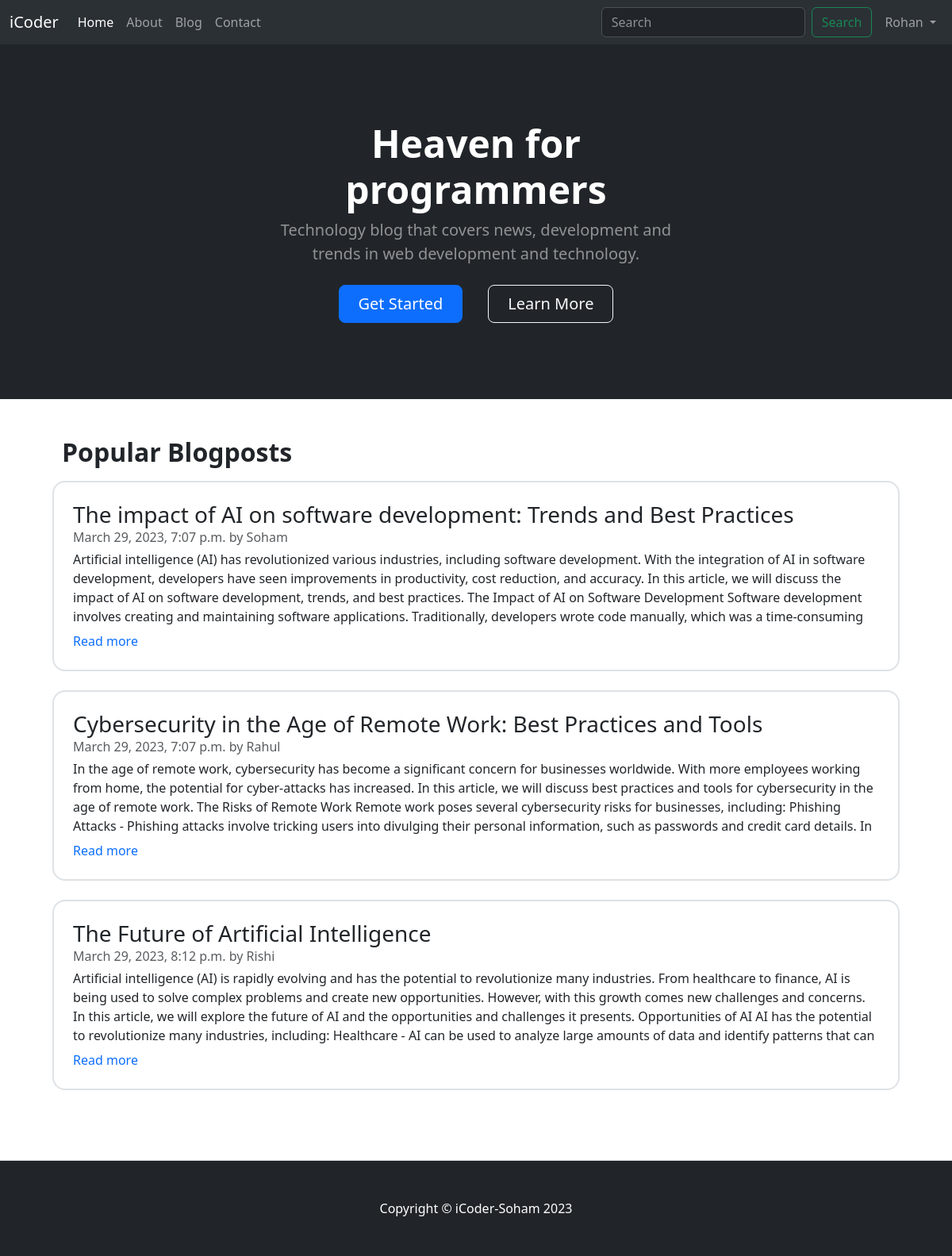
/ (signed in), run on the app's committed database.
### blog/models.py (models this page shows, shortened)
class Post(models.Model):
    sno = models.AutoField(primary_key=True)
    title = models.CharField(max_length=255)
    author = models.CharField(max_length=13)
    content = models.TextField()
    timestamp = models.DateTimeField(blank=True)
    slug = models.SlugField(null=True, max_length=255)
    def get_absolute_url(self):
        return reverse("post_detail", kwargs={"slug": self.slug})

### home/views.py (the view)
# urls.py: path("", views.home, name='home'),
def home(request):
    allPosts = Post.objects.all()[:3]
    context = {"allPosts": allPosts}
    return render(request, "home/home.html", context)

### templates/home/home.html (shortened to what this page needs)
{% extends '../base.html' %}
{% block body %}
<header class="bg-dark py-5">
    <div class="container px-5">
        <div class="row gx-5 justify-content-center">
            <div class="col-lg-6">
                <div class="text-center my-5">
                    <h1 class="display-5 fw-bolder text-white mb-2">Heaven for programmers</h1>
                    <p class="lead text-white-50 mb-4">Technology blog that covers news, development and trends in web
                        development and technology.</p>
                    <div class="d-grid gap-3 d-sm-flex justify-content-sm-center">
                        <a class="btn btn-primary btn-lg px-4 me-sm-3" href="/blog">Get Started</a>
                        <a class="btn btn-outline-light btn-lg px-4" href="/about">Learn More</a>
                    </div>
                </div>
            </div>
        </div>
    </div>
</header>
<section class="py-5 border-bottom" id="features">
    <div class="container px-5 md-2">
        <h2 class="fw-bolder">Popular Blogposts</h2>
        <div class="row my-3">
            {% for post in allPosts %}
            <div
                class="row g-0 border border-2 rounded-4 overflow-hidden flex-md-row mb-4 h-md-250 position-relative postcard">
                <div class="col p-4 d-flex flex-column position-static sidecont">
                    <h3 class="mb-0">{{post.title}}</h3>
                    <div class="mb-1 text-muted">{{post.timestamp}} by {{post.author}}</div>
                    <p class="card-text mb-1">{{post.content|truncatechars:600}}</p>
                    <a href="{{post.get_absolute_url}}" class="stretched-link text-decoration-none">Read more</a>
                </div>
            </div>
            {% endfor %}
        </div>
    </div>
</section>
{% endblock body %}

### templates/base.html (shortened to what this page needs)
<!DOCTYPE html>
<html lang="en">
<head>
    <link href="https://cdn.jsdelivr.net/npm/bootstrap@5.3.0-alpha2/dist/css/bootstrap.min.css" rel="stylesheet"
 />
</head>
<body>
    <nav class="navbar navbar-expand-lg bg-body-tertiary" data-bs-theme="dark">
        <div class="container-fluid">
            <a class="navbar-brand" href="/">iCoder</a>
            <div class="collapse navbar-collapse" id="navbarSupportedContent">
                <ul class="navbar-nav me-auto mb-2 mb-lg-0">
                    <li class="nav-item">
                        <a class="nav-link" aria-current="page" href="/" id="home">Home</a>
                    </li>
                    <li class="nav-item">
                        <a class="nav-link" aria-current="page" href="/about" id="about">About</a>
                    </li>
                    <li class="nav-item">
                        <a class="nav-link" aria-current="page" href="/blog" id="blog">Blog</a>
                    </li>
                    <li class="nav-item">
                        <a class="nav-link" aria-current="page" href="/contact" id="contact">Contact</a>
                    </li>
                </ul>
                <form class="d-flex" role="search" action="/search" method="get">
                    <input class="form-control me-2" type="search" placeholder="Search" aria-label="Search" name="query"
                        id="query" />
                    <button class="btn btn-outline-success" type="submit">Search</button>
                </form>
                {% if not user.is_authenticated %}
                <button type="button" class="btn btn-primary bg-primary-subtle" id="modalbtn" data-bs-toggle="modal"
                    data-bs-target="#loginModal">
                    Login
                </button>
                {% else %}
                <ul class="navbar-nav mb-2 mb-lg-0 ms-2">
                    <li class="nav-item dropdown">
                        <a class="nav-link dropdown-toggle" href="#" role="button" data-bs-toggle="dropdown"
                            aria-expanded="false">
                            {{request.user.username}}
                        </a>
                    </li>
                </ul>
                {% endif %}
            </div>
        </div>
    </nav>
    {% block body %}{% endblock body %}
    <footer class="py-5 bg-dark">
        <div class="container px-5">
            <p class="m-0 text-center text-white">Copyright &copy; iCoder-Soham 2023</p>
        </div>
    </footer>
</body>
</html>

### templates/home/home.html (style rules this page uses)
.sidecont { height: 100%; width: 10rem; }
.sidecont p { overflow-y: hidden; }
.postcard { height: 15rem; }

### data on the page
Post: title "The impact of AI on software development: Trends and Best Practices", timestamp "March 29, 2023, 7:07 p.m.", author "Soham", content "Artificial intelligence (AI) has revolutionized various industries, including software development. With the integration of AI in software development, developers have seen improvements in productivity, cost reduction, and accuracy. In this article, we will discuss the impact of AI on software development, trends, and best practices. The Impact of AI on Software Development Software development involves creating and maintaining software applications. Traditionally, developers wrote code manually, which was a time-consuming…"
Post: title "Cybersecurity in the Age of Remote Work: Best Practices and Tools", timestamp "March 29, 2023, 7:07 p.m.", author "Rahul", content "In the age of remote work, cybersecurity has become a significant concern for businesses worldwide. With more employees working from home, the potential for cyber-attacks has increased. In this article, we will discuss best practices and tools for cybersecurity in the age of remote work. The Risks of Remote Work Remote work poses several cybersecurity risks for businesses, including: Phishing Attacks - Phishing attacks involve tricking users into divulging their personal information, such as passwords and credit card details. In…"
Post: title "The Future of Artificial Intelligence", timestamp "March 29, 2023, 8:12 p.m.", author "Rishi", content "Artificial intelligence (AI) is rapidly evolving and has the potential to revolutionize many industries. From healthcare to finance, AI is being used to solve complex problems and create new opportunities. However, with this growth comes new challenges and concerns. In this article, we will explore the future of AI and the opportunities and challenges it presents. Opportunities of AI AI has the potential to revolutionize many industries, including: Healthcare - AI can be used to analyze large amounts of data and identify patterns that can…"

### other printed values
{{ request.user.username }} "Rohan"
